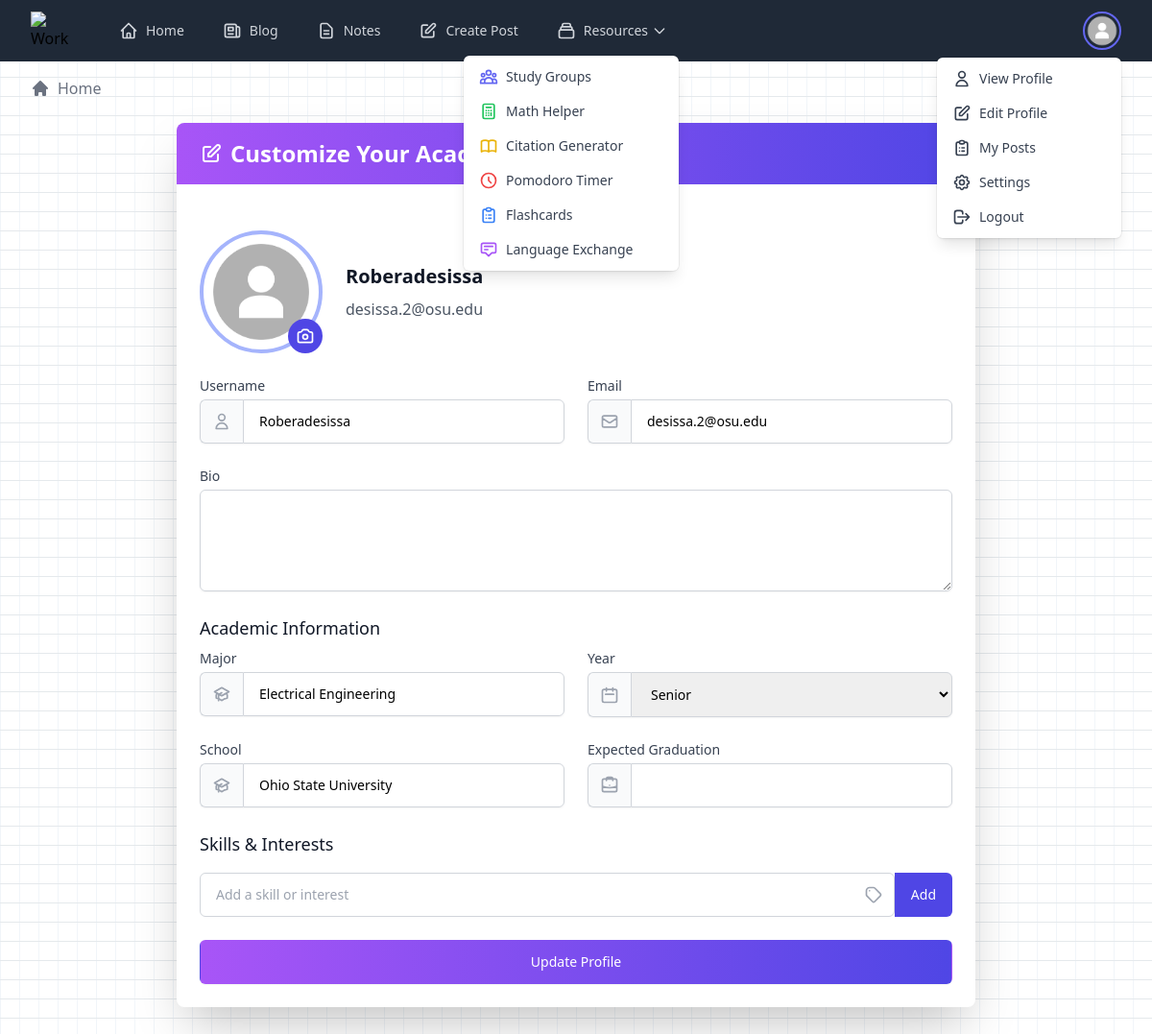
The app's page /profile/edit (signed in) with its own data.
### models/user.py (models this page shows, shortened)
class User(db.Model, UserMixin):
    id = db.Column(db.Integer, primary_key=True)
    first_name = db.Column(db.String(50), nullable=False)
    last_name = db.Column(db.String(50), nullable=False)
    username = db.Column(db.String(20), unique=True, nullable=False)
    email = db.Column(db.String(120), unique=True, nullable=False)
    password_hash = db.Column(db.String(128), nullable=False)
    school = db.Column(db.String(100), nullable=False)
    major = db.Column(db.String(100), nullable=False)
    year = db.Column(db.String(20), nullable=False)
    posts = db.relationship('Post', backref='author', lazy='dynamic')
    liked_posts = db.relationship('Post', secondary='post_likes', back_populates='liked_by', lazy='dynamic')
    comments = db.relationship('Comment', backref='author', lazy='dynamic')
    bio = db.Column(db.Text)
    location = db.Column(db.String(100))
    website = db.Column(db.String(200))
    notes = db.relationship('Note', backref='author', lazy='dynamic')
    followers = db.relationship('Follow', foreign_keys='Follow.followed_id', backref='followed', lazy='dynamic')
    following = db.relationship('Follow', foreign_keys='Follow.follower_id', backref='follower', lazy='dynamic')
    messages_sent = db.relationship('Message', foreign_keys='Message.sender_id', backref='sender', lazy='dynamic')
    messages_received = db.relationship('Message', foreign_keys='Message.recipient_id', backref='recipient', lazy='dynamic')
    last_message_read_time = db.Column(db.DateTime)
    notifications = db.relationship('Notification', backref='user', lazy='dynamic')
    tasks = db.relationship('Task', backref='user', lazy='dynamic')
    joined_date = db.Column(db.DateTime, default=datetime.utcnow)

### routes/main.py (the view)
@main.route('/profile/edit', methods=['GET', 'POST'])
@login_required
def edit_profile():
    form = EditProfileForm()
    if form.validate_on_submit():
        if form.profile_picture.data:
            try:
                picture_file = save_picture(form.profile_picture.data)
                current_user.profile_picture = picture_file
            except Exception as e:
                flash(f'Error updating profile picture: {str(e)}', 'danger')
        current_user.username = form.username.data
        current_user.email = form.email.data
        current_user.bio = form.bio.data
        current_user.location = form.location.data
        current_user.website = form.website.data
        db.session.commit()
        flash('Your profile has been updated!', 'success')
        return redirect(url_for('main.profile'))
    elif request.method == 'GET':
        form.username.data = current_user.username
        form.email.data = current_user.email
        form.bio.data = current_user.bio
        form.location.data = current_user.location
        form.website.data = current_user.website
    return render_template('edit_profile.html', title='Edit Profile', form=form)

### forms.py
class EditProfileForm(FlaskForm):
    username = StringField('Username', validators=[DataRequired(), Length(min=2, max=20)])
    email = StringField('Email', validators=[DataRequired(), Email()])
    bio = TextAreaField('Bio', validators=[Length(max=500)])
    profile_picture = FileField('Update Profile Picture', validators=[FileAllowed(['jpg', 'png'])])
    location = StringField('Location', validators=[Optional(), Length(max=100)])
    website = StringField('Website', validators=[Optional(), URL()])
    submit = SubmitField('Update Profile')

### models/user.py (called while the page is built)
@login_manager.user_loader
def load_user(user_id):
    return User.query.get(int(user_id))

### templates/edit_profile.html (shortened to what this page needs)
{% extends "base.html" %}
{% block content %}
<div class="max-w-4xl mx-auto px-4 sm:px-6 lg:px-8 py-8">
    <div class="bg-white shadow-2xl rounded-lg overflow-hidden">
        <div class="bg-gradient-to-r from-purple-500 to-indigo-600 px-6 py-4">
            <h1 class="text-2xl font-bold text-white flex items-center">
                Customize Your Academic Profile
            </h1>
        </div>
        <form method="POST" action="" enctype="multipart/form-data" class="p-6 space-y-6">
            <div class="flex items-center space-x-6">
                <div class="relative">
                    <img id="preview-image" src="{{ current_user.profile_picture or url_for('static', filename='images/default_profile.jpg') }}" alt="Profile Picture" class="w-32 h-32 rounded-full object-cover border-4 border-indigo-300">
                    <label for="profile_picture" class="absolute bottom-0 right-0 bg-indigo-600 text-white rounded-full p-2 cursor-pointer hover:bg-indigo-700 transition duration-300">
                    </label>
                </div>
                <div class="flex-grow">
                    <h2 class="text-xl font-semibold text-gray-900 mb-2">{{ current_user.username }}</h2>
                    <p class="text-gray-600">{{ current_user.email }}</p>
                </div>
            </div>
            <div class="grid grid-cols-1 md:grid-cols-2 gap-6">
                <div class="relative">
                    {{ form.username.label(class="block text-sm font-medium text-gray-700 mb-1") }}
                    <div class="mt-1 flex rounded-md shadow-sm">
                        <span class="inline-flex items-center px-3 rounded-l-md border border-r-0 border-gray-300 bg-gray-50 text-gray-500 text-sm">
                            <svg class="h-5 w-5 text-gray-400" fill="none" stroke="currentColor" viewBox="0 0 24 24" xmlns="http://www.w3.org/2000/svg">
                                <path stroke-linecap="round" stroke-linejoin="round" stroke-width="2" d="M16 7a4 4 0 11-8 0 4 4 0 018 0zM12 14a7 7 0 00-7 7h14a7 7 0 00-7-7z"></path>
                            </svg>
                        </span>
                        {{ form.username(class="focus:ring-indigo-500 focus:border-indigo-500 flex-1 block w-full rounded-none rounded-r-md sm:text-sm border-gray-300 py-3 px-4") }}
                    </div>
                </div>
                <div class="relative">
                    {{ form.email.label(class="block text-sm font-medium text-gray-700 mb-1") }}
                    <div class="mt-1 flex rounded-md shadow-sm">
                        <span class="inline-flex items-center px-3 rounded-l-md border border-r-0 border-gray-300 bg-gray-50 text-gray-500 text-sm">
                            <svg class="h-5 w-5 text-gray-400" fill="none" stroke="currentColor" viewBox="0 0 24 24" xmlns="http://www.w3.org/2000/svg">
                                <path stroke-linecap="round" stroke-linejoin="round" stroke-width="2" d="M3 8l7.89 5.26a2 2 0 002.22 0L21 8M5 19h14a2 2 0 002-2V7a2 2 0 00-2-2H5a2 2 0 00-2 2v10a2 2 0 002 2z"></path>
                            </svg>
                        </span>
                        {{ form.email(class="focus:ring-indigo-500 focus:border-indigo-500 flex-1 block w-full rounded-none rounded-r-md sm:text-sm border-gray-300 py-3 px-4") }}
                    </div>
                </div>
            </div>
            <div class="relative">
                {{ form.bio.label(class="block text-sm font-medium text-gray-700 mb-1") }}
                <div class="mt-1 rounded-md shadow-sm">
                    {{ form.bio(class="focus:ring-indigo-500 focus:border-indigo-500 block w-full sm:text-sm border-gray-300 rounded-md py-3 px-4", rows="4") }}
                </div>
            </div>
            <div>
                <h3 class="text-lg font-medium text-gray-900 mb-2">Academic Information</h3>
                <div class="grid grid-cols-1 md:grid-cols-2 gap-6">
                    <div class="relative">
                        <label for="major" class="block text-sm font-medium text-gray-700 mb-1">Major</label>
                        <div class="mt-1 flex rounded-md shadow-sm">
                            <span class="inline-flex items-center px-3 rounded-l-md border border-r-0 border-gray-300 bg-gray-50 text-gray-500 text-sm">
                            </span>
                            <input type="text" name="major" id="major" value="{{ current_user.major }}" class="focus:ring-indigo-500 focus:border-indigo-500 flex-1 block w-full rounded-none rounded-r-md sm:text-sm border-gray-300 py-3 px-4">
                        </div>
                    </div>
                    <div class="relative">
                        <label for="year" class="block text-sm font-medium text-gray-700 mb-1">Year</label>
                        <div class="mt-1 flex rounded-md shadow-sm">
                            <span class="inline-flex items-center px-3 rounded-l-md border border-r-0 border-gray-300 bg-gray-50 text-gray-500 text-sm">
                                <svg class="h-5 w-5 text-gray-400" fill="none" stroke="currentColor" viewBox="0 0 24 24" xmlns="http://www.w3.org/2000/svg">
                                    <path stroke-linecap="round" stroke-linejoin="round" stroke-width="2" d="M8 7V3m8 4V3m-9 8h10M5 21h14a2 2 0 002-2V7a2 2 0 00-2-2H5a2 2 0 00-2 2v12a2 2 0 002 2z"></path>
                                </svg>
                            </span>
                            <select name="year" id="year" class="focus:ring-indigo-500 focus:border-indigo-500 flex-1 block w-full rounded-none rounded-r-md sm:text-sm border-gray-300 py-3 px-4">
                                <option value="Senior" {% if current_user.year == 'Senior' %}selected{% endif %}>Senior</option>
                            </select>
                        </div>
                    </div>
                    <div class="relative">
                        <label for="school" class="block text-sm font-medium text-gray-700 mb-1">School</label>
                        <div class="mt-1 flex rounded-md shadow-sm">
                            <span class="inline-flex items-center px-3 rounded-l-md border border-r-0 border-gray-300 bg-gray-50 text-gray-500 text-sm">
                            </span>
                            <input type="text" name="school" id="school" value="{{ current_user.school }}" class="focus:ring-indigo-500 focus:border-indigo-500 flex-1 block w-full rounded-none rounded-r-md sm:text-sm border-gray-300 py-3 px-4">
                        </div>
                    </div>
                    <div class="relative">
                        <label for="expected_graduation" class="block text-sm font-medium text-gray-700 mb-1">Expected Graduation</label>
                        <div class="mt-1 flex rounded-md shadow-sm">
                            <span class="inline-flex items-center px-3 rounded-l-md border border-r-0 border-gray-300 bg-gray-50 text-gray-500 text-sm">
                            </span>
                            <input type="text" name="expected_graduation" id="expected_graduation" value="{{ current_user.expected_graduation }}" class="focus:ring-indigo-500 focus:border-indigo-500 flex-1 block w-full rounded-none rounded-r-md sm:text-sm border-gray-300 py-3 px-4">
                        </div>
                    </div>
                </div>
            </div>
            <div>
                <h3 class="text-lg font-medium text-gray-900 mb-2">Skills & Interests</h3>
                <div class="flex">
                    <div class="relative flex-grow">
                        <input type="text" id="skill-input" class="focus:ring-indigo-500 focus:border-indigo-500 block w-full pr-10 sm:text-sm border-gray-300 rounded-l-md py-3 px-4" placeholder="Add a skill or interest">
                        <div class="absolute inset-y-0 right-0 pr-3 flex items-center pointer-events-none">
                        </div>
                    </div>
                    <button type="button" onclick="addSkill()" class="inline-flex items-center px-4 py-3 border border-transparent text-sm font-medium rounded-r-md text-white bg-indigo-600 hover:bg-indigo-700 focus:outline-none focus:ring-2 focus:ring-offset-2 focus:ring-indigo-500">
                        Add
                    </button>
                </div>
            </div>
            <div>
                {{ form.submit(class="w-full inline-flex justify-center py-3 px-4 border border-transparent shadow-sm text-sm font-medium rounded-md text-white bg-gradient-to-r from-purple-500 to-indigo-600 hover:from-purple-600 hover:to-indigo-700 focus:outline-none focus:ring-2 focus:ring-offset-2 focus:ring-indigo-500") }}
            </div>
        </form>
    </div>
</div>
{% endblock %}

### templates/edit_profile.html (style rules this page uses)
input, select, textarea { border: 1px solid #D1D5DB; padding: 0.75rem 1rem; border-radius: 0.375rem; }

### records on screen
User: username "Roberadesissa", email "desissa.2@osu.edu", major "Electrical Engineering", year "Senior", school "Ohio State University"
